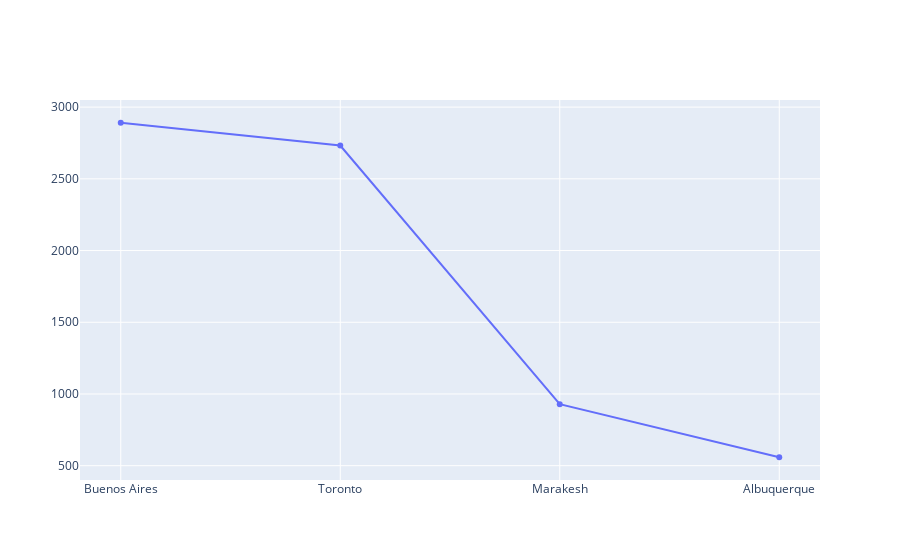

Source (notebook cell):
### Markdown cell above
Now let's plot our data.

### Code cell
trace_first_three_pops = {'x': x_values, 'y': y_values}


plotly.offline.iplot([trace_first_three_pops])

### Figure 1 — Plotly figure (JSON) as saved in the notebook; plotly's stock layout.template omitted (floating-point values rounded to 4 significant figures)
{"data": [{"type": "scatter", "x": ["Buenos Aires", "Toronto", "Marakesh", "Albuquerque"], "y": [2891, 2732, 929, 559]}], "layout": {}}
